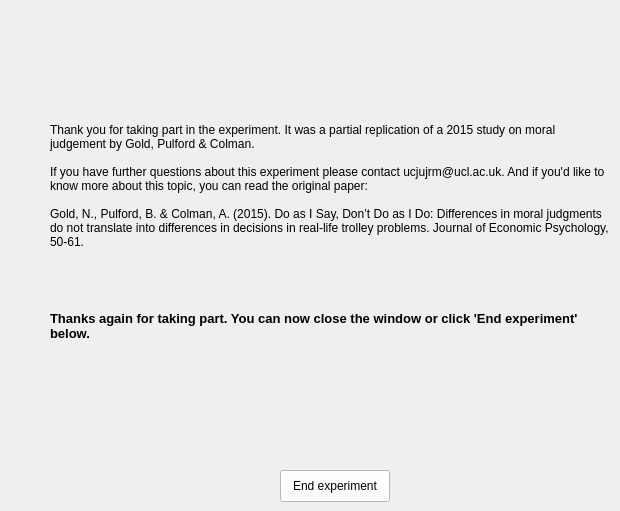
    <widget class="QWidget" name="pageDebrief">
     <widget class="QPushButton" name="endButton">
      <property name="geometry">
       <rect>
        <x>280</x>
        <y>470</y>
        <width>110</width>
        <height>32</height>
       </rect>
      </property>
      <property name="font">
       <font>
        <family>Arial</family>
       </font>
      </property>
      <property name="autoFillBackground">
       <bool>false</bool>
      </property>
      <property name="styleSheet">
       <string notr="true">background-color: rgb(255, 255, 255);</string>
      </property>
      <property name="text">
       <string>End experiment</string>
      </property>
     </widget>
     <widget class="QLabel" name="label_18">
      <property name="geometry">
       <rect>
        <x>50</x>
        <y>300</y>
        <width>551</width>
        <height>51</height>
       </rect>
      </property>
      <property name="font">
       <font>
        <family>Arial</family>
        <pointsize>10</pointsize>
        <weight>75</weight>
        <bold>true</bold>
       </font>
      </property>
      <property name="text">
       <string>Thanks again for taking part. You can now close the window or click 'End experiment' below.</string>
      </property>
      <property name="wordWrap">
       <bool>true</bool>
      </property>
     </widget>
     <widget class="QLabel" name="label_20">
      <property name="geometry">
       <rect>
        <x>50</x>
        <y>90</y>
        <width>561</width>
        <height>191</height>
       </rect>
      </property>
      <property name="font">
       <font>
        <family>Arial</family>
        <pointsize>9</pointsize>
       </font>
      </property>
      <property name="text">
       <string>Thank you for taking part in the experiment. It was a partial replication of a 2015 study on moral judgement by Gold, Pulford &amp; Colman.  
 
If you have further questions about this experiment please contact ucjujrm@ucl.ac.uk. And if you'd like to know more about this topic, you can read the original paper: 

Gold, N., Pulford, B. &amp; Colman, A. (2015). Do as I Say, Don’t Do as I Do: Differences in moral judgments do not translate into differences in decisions in real-life trolley problems. Journal of Economic Psychology, 50-61. </string>
      </property>
      <property name="wordWrap">
       <bool>true</bool>
      </property>
     </widget>
     <widget class="QLabel" name="label_31">
      <property name="geometry">
       <rect>
        <x>0</x>
        <y>-20</y>
        <width>131</width>
        <height>91</height>
       </rect>
      </property>
      <property name="text">
       <string/>
      </property>
      <property name="pixmap">
       <pixmap>ucl-logo.jpg</pixmap>
      </property>
      <property name="scaledContents">
       <bool>true</bool>
      </property>
     </widget>
    </widget>
